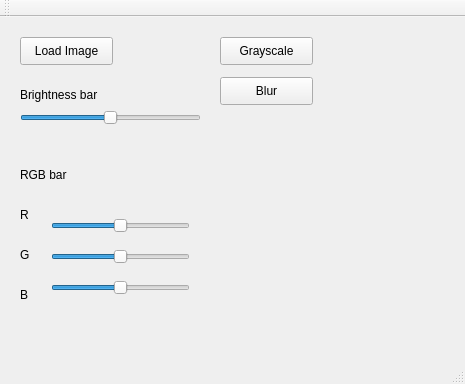
<?xml version="1.0" encoding="UTF-8"?>
<ui version="4.0">
 <class>MainWindow</class>
 <widget class="QMainWindow" name="MainWindow">
  <property name="geometry">
   <rect>
    <x>0</x>
    <y>0</y>
    <width>465</width>
    <height>384</height>
   </rect>
  </property>
  <property name="windowTitle">
   <string>MainWindow</string>
  </property>
  <widget class="QWidget" name="centralWidget">
   <widget class="QPushButton" name="Load">
    <property name="geometry">
     <rect>
      <x>20</x>
      <y>20</y>
      <width>93</width>
      <height>28</height>
     </rect>
    </property>
    <property name="text">
     <string>Load Image</string>
    </property>
   </widget>
   <widget class="QSlider" name="Brightness">
    <property name="geometry">
     <rect>
      <x>20</x>
      <y>90</y>
      <width>181</width>
      <height>22</height>
     </rect>
    </property>
    <property name="minimum">
     <number>-255</number>
    </property>
    <property name="maximum">
     <number>255</number>
    </property>
    <property name="orientation">
     <enum>Qt::Horizontal</enum>
    </property>
   </widget>
   <widget class="QLabel" name="label">
    <property name="geometry">
     <rect>
      <x>20</x>
      <y>70</y>
      <width>81</width>
      <height>16</height>
     </rect>
    </property>
    <property name="text">
     <string>Brightness bar</string>
    </property>
   </widget>
   <widget class="QWidget" name="verticalLayoutWidget">
    <property name="geometry">
     <rect>
      <x>40</x>
      <y>180</y>
      <width>161</width>
      <height>121</height>
     </rect>
    </property>
    <layout class="QVBoxLayout" name="verticalLayout">
     <item>
      <widget class="QSlider" name="R_bar">
       <property name="minimum">
        <number>-255</number>
       </property>
       <property name="maximum">
        <number>255</number>
       </property>
       <property name="orientation">
        <enum>Qt::Horizontal</enum>
       </property>
      </widget>
     </item>
     <item>
      <widget class="QSlider" name="G_bar">
       <property name="minimum">
        <number>-255</number>
       </property>
       <property name="maximum">
        <number>255</number>
       </property>
       <property name="orientation">
        <enum>Qt::Horizontal</enum>
       </property>
      </widget>
     </item>
     <item>
      <widget class="QSlider" name="B_bar">
       <property name="minimum">
        <number>-255</number>
       </property>
       <property name="maximum">
        <number>255</number>
       </property>
       <property name="orientation">
        <enum>Qt::Horizontal</enum>
       </property>
      </widget>
     </item>
    </layout>
   </widget>
   <widget class="QLabel" name="label_2">
    <property name="geometry">
     <rect>
      <x>20</x>
      <y>150</y>
      <width>81</width>
      <height>16</height>
     </rect>
    </property>
    <property name="text">
     <string>RGB bar</string>
    </property>
   </widget>
   <widget class="QLabel" name="label_3">
    <property name="geometry">
     <rect>
      <x>20</x>
      <y>190</y>
      <width>16</width>
      <height>16</height>
     </rect>
    </property>
    <property name="text">
     <string>R</string>
    </property>
   </widget>
   <widget class="QLabel" name="label_4">
    <property name="geometry">
     <rect>
      <x>20</x>
      <y>230</y>
      <width>16</width>
      <height>16</height>
     </rect>
    </property>
    <property name="text">
     <string>G</string>
    </property>
   </widget>
   <widget class="QLabel" name="label_5">
    <property name="geometry">
     <rect>
      <x>20</x>
      <y>270</y>
      <width>16</width>
      <height>16</height>
     </rect>
    </property>
    <property name="text">
     <string>B</string>
    </property>
   </widget>
   <widget class="QPushButton" name="Grayscale">
    <property name="geometry">
     <rect>
      <x>220</x>
      <y>20</y>
      <width>93</width>
      <height>28</height>
     </rect>
    </property>
    <property name="text">
     <string>Grayscale</string>
    </property>
   </widget>
   <widget class="QPushButton" name="Blur">
    <property name="geometry">
     <rect>
      <x>220</x>
      <y>60</y>
      <width>93</width>
      <height>28</height>
     </rect>
    </property>
    <property name="text">
     <string>Blur</string>
    </property>
   </widget>
  </widget>
  <widget class="QMenuBar" name="menuBar">
   <property name="geometry">
    <rect>
     <x>0</x>
     <y>0</y>
     <width>465</width>
     <height>25</height>
    </rect>
   </property>
  </widget>
  <widget class="QToolBar" name="mainToolBar">
   <attribute name="toolBarArea">
    <enum>TopToolBarArea</enum>
   </attribute>
   <attribute name="toolBarBreak">
    <bool>false</bool>
   </attribute>
  </widget>
  <widget class="QStatusBar" name="statusBar"/>
 </widget>
 <layoutdefault spacing="6" margin="11"/>
 <resources/>
 <connections/>
</ui>
